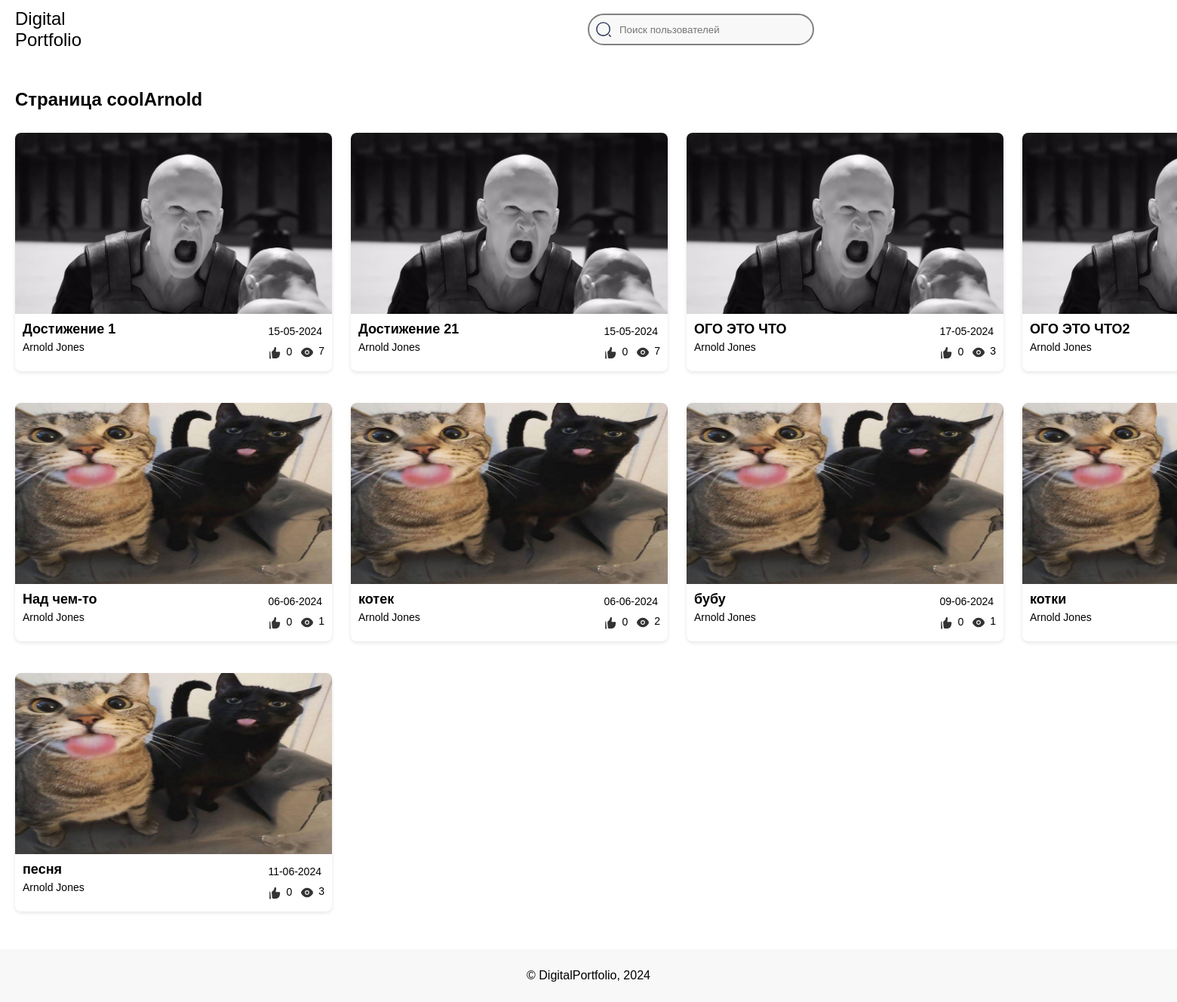
/coolarnold/, run on an earlier commit of the app's database.
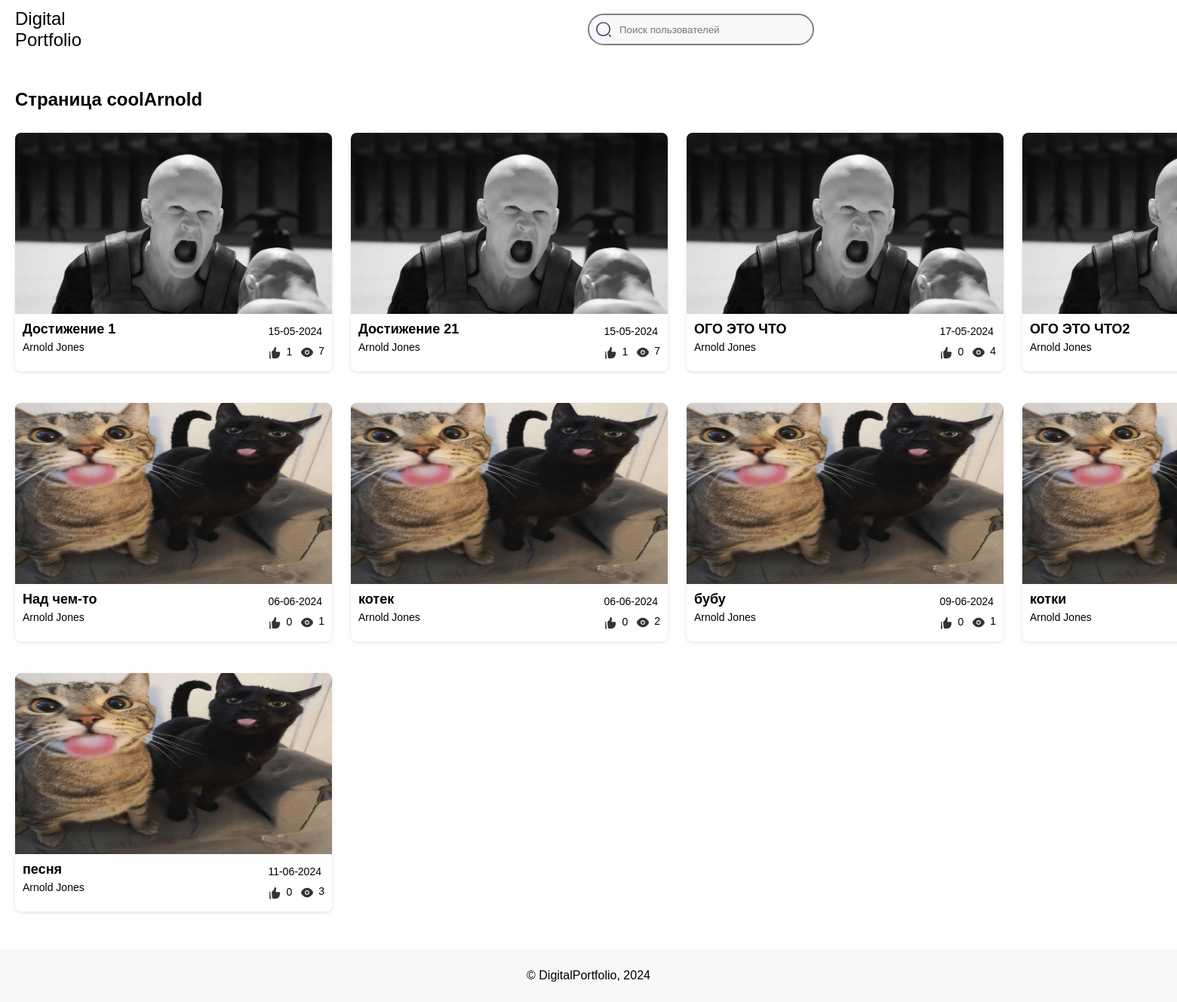
And on a later commit of the database.
### main/models.py (models this page shows, shortened)
class Profile(models.Model):
    user = models.OneToOneField(User, on_delete=models.CASCADE)
    slug = models.SlugField(unique=True, blank=True)
    is_private = models.BooleanField(default=False)
    avatar = models.ImageField(
        null=True,
        validators=[
            FileExtensionValidator(allowed_extensions=['jpg', 'jpeg', 'png']),
        ]
    )
    objects = models.Manager()
    class Meta:
        verbose_name = 'Profile'
        verbose_name_plural = 'Profiles'

class Achievements(models.Model):
    title = models.CharField(max_length=50)
    preview = models.ImageField(
        null=True,
        validators=[
            FileExtensionValidator(allowed_extensions=['jpg', 'jpeg', 'png']),
        ]
    )
    file = models.FileField(
        validators=[
            FileExtensionValidator(allowed_extensions=['jpg', 'jpeg', 'png', 'pdf', 'ogg', 'mp3']),
        ]
    )
    pub_date = models.DateTimeField(auto_now_add=True)
    description = models.CharField(max_length=500, null=True)
    likes = models.IntegerField(default=0)
    views = models.IntegerField(default=0)
    liked_by = models.ManyToManyField(User, related_name='liked_achievements', blank=True)
    author = models.ForeignKey(
        User,
        on_delete=models.CASCADE,
        null=True,
    )
    objects = models.Manager()
    def formatted_likes(self):
        return format_number_with_suffix(self.likes)
    def formatted_views(self):
        return format_number_with_suffix(self.views)
    class Meta:
        verbose_name = 'Achievement'
        verbose_name_plural = 'Achievements'

### main/views.py (the view)
# urls.py: path('<slug:slug>/', UserProfileDetailView.as_view(), name='user-detail'),
class UserProfileDetailView(DetailView):
    model = Profile
    template_name = 'main/about.html'
    context_object_name = 'profile'
    slug_field = 'slug'
    slug_url_kwarg = 'slug'
    def get(self, request, *args, **kwargs):
        query = request.GET.get('q')
        if query:
            try:
                user = User.objects.get(username=query)
                return redirect(reverse('user-detail', kwargs={'slug': slugify(user.username)}))
            except Exception:
                pass
        return super().get(request, *args, **kwargs)
    def get_context_data(self, **kwargs):
        context = super().get_context_data(**kwargs)
        profile = self.get_object()
        context['achievements'] = Achievements.objects.filter(author=profile.user)
        return context

### main/models.py (called while the page is built)
def format_number_with_suffix(value):
    if value >= 1000:
        return f"{value // 1000}k"
    else:
        return str(value)

### main/templatetags/custom_filters.py (called while the page is built)
@register.filter(name='liked')
def file_ext(user, achievement):
    return user in achievement.liked_by.all()

### main/templates/main/about.html (shortened to what this page needs)
{% load static custom_filters %}
<!DOCTYPE html>
<html lang="en">
<head>
    <link rel="stylesheet" href="{% static 'main/css/about.css' %}">
</head>
<body>
<header>
    <a href="{% url 'redirect-home' pk=request.user.id %}" class="logo">
        <p>Digital</p>
        <p>Portfolio</p>
    </a>
    <div class="search-bar">
        <form method="get">
            <div class="input-group">
                <input type="text" name="q" placeholder="Поиск пользователей">
            </div>
        </form>
    </div>
</header>
<main>
    <h1>Страница {{ profile.user.username }}</h1>
    {% if profile.is_private == False or request.user == profile.user %}
    <div class="cards-container">
        {% for ach in achievements %}
        <div class="card" data-achievement-id="{{ ach.id }}">
            <a href="{% url 'increment-views' ach.id %}">
                <img class="ach-image" src="{{ ach.preview.url }}" alt="...">
            </a>
            <div class="details">
                <div>
                    <h2>{{ ach.title }}</h2>
                    <p>{{ profile.user.first_name }} {{ profile.user.last_name }}</p>
                </div>
                <div>
                    <p>{{ ach.pub_date|date:"d-m-Y" }}</p>
                    <div class="statistic">
                        <p class="likes">
                            {% if request.user|liked:ach %}
                                <img src="{% static 'main/img/RedLike.svg' %}" width="19" height="19" class="current" data-liked="true">
                            {% else %}
                                <img src="{% static 'main/img/Like.svg' %}" width="19" height="19" class="current" data-liked="false">
                            {% endif %}
                            <span class="likes-count">{{ ach.formatted_likes }}</span>
                        </p>
                        <p class="views">
                            <img src="{% static 'main/img/Eye.svg' %}" width="20" height="20">
                            {{ ach.formatted_views }}
                        </p>
                    </div>
                </div>
            </div>
        </div>
        {% endfor %}
    </div>
    {% else %}
    <div class="closed">
        <img src="{% static 'main/img/Lock.png' %}" width="400" height="400">
        <p> Это закрытый профиль</p>
    </div>
    {% endif %}
</main>
<footer>
    <p>© DigitalPortfolio, 2024</p>
</footer>
</body>
</html>

### main/static/main/css/about.css (style rules this page uses)
body { min-height: 100vh; display: flex; flex-direction: column; font-family: Arial, sans-serif; margin: 0; padding: 0; background-color: #FFFFFF; }
header { width: 1780px; display: flex; justify-content: space-between; align-items: center; padding: 10px 20px; margin: 0 auto; margin-bottom: 20px; }
.logo { font-size: 24px; text-decoration: none; color: black; }
.logo p { margin: 0; }
.search-bar input { padding: 5px; border-radius: 20px; border: 1px solid #ccc; width: 300px; }
.search-bar { position: relative; }
.input-group { display: flex; align-items: center; }
main h1 { width: 1780px; margin: 0 auto; margin-bottom: 30px; }
main { flex: 1; padding: 20px; margin-bottom: 30px; }
h1 { font-size: 24px; margin-bottom: 32px; margin-left: 40px; }
.cards-container { display: flex; flex-wrap: wrap; gap: 42px 25px; width: 1780px; margin: 0 auto; }
.card { width: 420px; background-color: #fff; border-radius: 8px; box-shadow: 0 2px 5px rgba(0, 0, 0, 0.1); overflow: hidden; }
.ach-image { display: block; width: 420px; height: 240px; }
.details { display: flex; justify-content: space-between; padding: 10px; }
.details h2 { font-size: 18px; margin: 0; }
.details p { font-size: 14px; margin: 5px 0; }
footer { text-align: center; padding: 10px; background-color: #F8F8F8; margin-top: auto; }
input[type=text] { height: 42px; padding: 12px 0px; margin-top: 8px; margin-bottom: 8px; box-sizing: border-box; border: 2px solid grey; border-radius: 25px; background-color: #F8F8F8; background-position: 3% 50%; background-repeat: no-repeat; padding-left: 40px; }
.statistic { margin: 0; padding: 0; display: flex; gap: 10px; justify-content: end; }
.likes { gap: 5px; display: flex; align-self: center; justify-content: start; }
.likes img { cursor: pointer; }
.views { display: flex; align-self: center; gap: 5px; }

What changed in the data, as far as the page shows it:
changed Achievements "Достижение 1": formatted_likes "0" → "1"
changed Achievements "Достижение 21": formatted_likes "0" → "1"
changed Achievements "ОГО ЭТО ЧТО": formatted_views "3" → "4"
